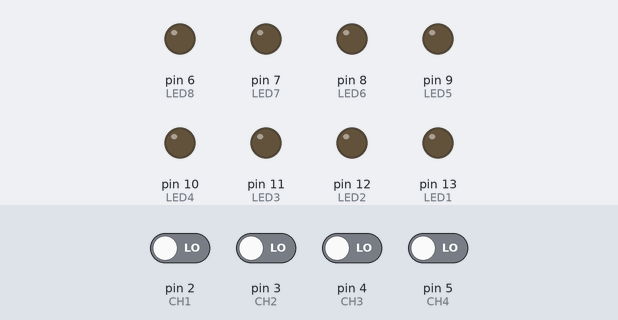
Recording of a sketch running on a simulated Arduino Uno, built with avr-gcc and run on an emulated ATmega328P. Parts: output pins drawn as LEDs (lit = HIGH). Inputs (shaded band) come from the test bench; at power-on: pin 2 (CH1), pin 3 (CH2), pin 4 (CH3), pin 5 (CH4) LOW.

Above: at 1.2 s.
1.3 s: pin 2 (CH1) driven HIGH
At 2.2 s:
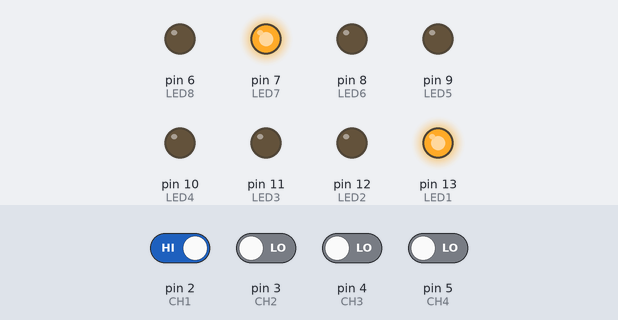
2.8 s: pin 3 (CH2) driven HIGH
At 3.3 s:
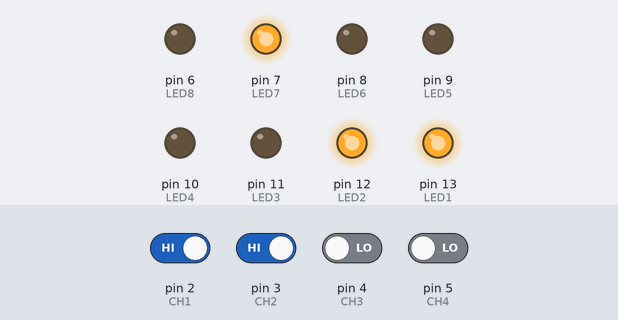
4.3 s: pin 4 (CH3) driven HIGH
At 5.5 s:
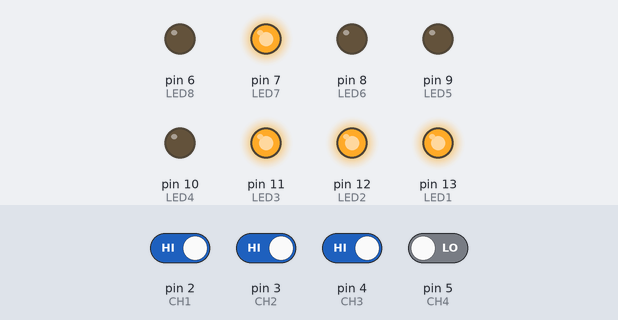
5.8 s: pin 5 (CH4) driven HIGH
At 6.8 s:
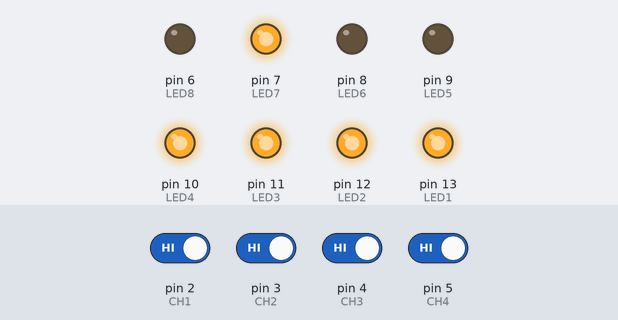
Timing chart, 0 to 8.3 s (numbered marks = the images above; inputs shaded):
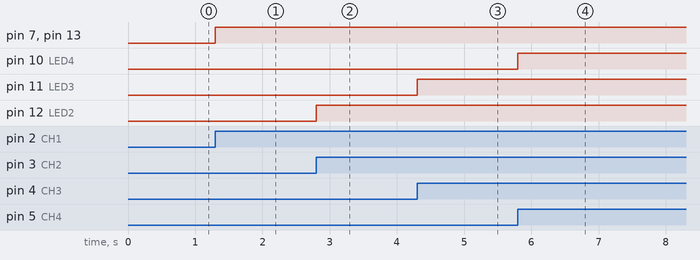

The sketch:

cameras.ino
```cpp
/* =========================================================================

      INSTITUTO FEDERAL DE EDUCAÇÃO, CIÊNCIA E TECNOLOGIA DE SERGIPE

                        COORDENADORIA DE ELETRÔNICA

 -------------------------------------------------------------------------

 Disciplina: Sistemas Programáveis

 Turma     : 4oELN-N / 2012-2

 Professor : Fábio Prudente

 Aluno(s)  : Felipe de Almeida Florencio


 -------------------------------------------------------------------------

 Projeto   : Controle para gravação de 4 cameras de vigilância

 Data      : 12/03/2013

 Descrição : Considere um sistema de vigilância para 4 ambientes, cada

             ambiente com 1 sensor de presença (SP) e 1 câmera (cam). Os

             sinais das 4 câmeras passarão por um multiplexador (MUX) de

             vídeo, que selecionará apenas 1 sinal para o gravador de vídeo

             (REC), de acordo com os sinais CH Selector (00 a 11). O

             gravador irá gravar o video em sua entrada, enquanto o sinal

             REC/~PAUSE = 1.


             A função do Sistema de Controle (Arduino) é gerar os sinais

             CH Selector e REC/~PAUSE, com a seguinte funcionalidade:

             - Se nenhuma cam estiver ativa, REC/~PAUSE = 0 (pausa)

             - Se pelo menos 1 cam estiver ativa, REC/~PAUSE = 1 (grava)

             - a cam[n] somente será ativa se o SP[n] = 1, e permanecerá

               ativa por mais 20 seg, após SP[n] = 0

             - a cada 1 seg, CH Selector selecionará uma, dentre as cam

               ativas, em sequência

                                      +---------+

             cam1 ------------------->|   MUX   |         +-----------+

             cam2 ------------------->|   de    |-------->| REC video |

             cam3 ------------------->|  video  | video   +-----------+

             cam4 ------------------->|         |               ^ REC/~PAUSE

                                      +---------+               |

                                          ^ ^ CH Selector       |

                     +-------------+      | |                   |

             SP1  -->|             |      | |                   |

             SP2  -->| Sistema de  |------+ |                   |

             SP3  -->|  Controle   |--------+                   |

             SP4  -->|  (Arduino)  |                            |

                     |             |----------------------------+

                     +-------------+

 Entradas  : CH1~CH4 (simulando SP1~SP4)

 Saídas    : LED1~LED4 - indica câmeras ativas

             LED5,LED6 - CH Selector

             LED7      - REC/~PAUSE

 ========================================================================= */

/* -------------------------------------------------------------------------

                 Definições Gerais de E/S para o Shield 01

 ------------------------------------------------------------------------- */

#define LED1  13 // Vermelho

#define LED2  12 // Amarelo

#define LED3  11 // Verde  - PWM

#define LED4  10 // Verde  - PWM

#define LED5   9 // Verde  - PWM

#define LED6   8 // Verde

#define LED7   7 // Verde

#define LED8   6 // Verde  - PWM

#define LED9   5 // = CH4  - PWM

#define LED10  4 // = CH3

#define LED11  3 // = CH2  - PWM

#define LED12  2 // = CH1

#define CH1    2 // = LED12

#define CH2    3 // = LED11

#define CH3    4 // = LED10

#define CH4    5 // = LED9

/* -------------------------------------------------------------------------

                             Entradas Analógicas

 ------------------------------------------------------------------------- */

#define POT    5 // (AN) Potenciômetro

#define LDR    4 // (AN) Sensor de Luminosidade

#define TMP    3 // (AN) Sensor de Temperatura LM-35

//------------------------------------------------------------------------------

#define camtime  20000   //tempo que a camera deve ficar ativada
#define CHtime   1000    //tempo de mudança do CHselector


void setup () {

pinMode (LED1, OUTPUT);

pinMode (LED2, OUTPUT);

pinMode (LED3, OUTPUT);

pinMode (LED4, OUTPUT);

pinMode (LED5, OUTPUT);

pinMode (LED6, OUTPUT);

pinMode (LED7, OUTPUT);

pinMode (LED8, OUTPUT);

pinMode (CH1 , INPUT ); // (CH1, INPUT) ou (LED12, OUTPUT)

pinMode (CH2 , INPUT ); // (CH2, INPUT) ou (LED11, OUTPUT)

pinMode (CH3 , INPUT ); // (CH3, INPUT) ou (LED10, OUTPUT)

pinMode (CH4 , INPUT ); // (CH4, INPUT) ou (LED9, OUTPUT)

}
/*----------------------------------------------------------------------------------------

Função para ativar o REC/~PAUSE

-------------------------------------------------------------------------------------------*/
void controleREC(boolean cameraativa[]){
  if (cameraativa[0]==1 || cameraativa[1]==1 || cameraativa[2]==1 || cameraativa[3]==1)
     digitalWrite(LED7, HIGH);
  else
    digitalWrite(LED7, LOW);
}

/*----------------------------------------------------------------------------------------

Função para acender os leds do CH Selector

-------------------------------------------------------------------------------------------*/

void acenderCH(byte c){
  if (c==1 || c==3)
    digitalWrite(LED6, HIGH);
  else
    digitalWrite(LED6, LOW);
  if (c==2 || c==3)
    digitalWrite(LED5, HIGH);
  else
    digitalWrite(LED5, LOW);
 }

 /*----------------------------------------------------------------------------------------

 Funçao para controlar o CH selector, de modo que ele alterne de acordo com a camera e com
 o tempo de 1s

-------------------------------------------------------------------------------------------*/

void controleCH(boolean cameraativa[]){
  static unsigned long time=millis()+CHtime;
  static byte estado=0;
  if(millis()-time>=CHtime){
  switch (estado){
    case 0:
        if ( cameraativa[0]==1){
          acenderCH(0);
          time=millis();
        }
        estado=1;
        break;
    case 1:
        if ( cameraativa[1]==1){
          acenderCH(1);
          time=millis();
        }
        estado=2;
        break;
    case 2:
        if (cameraativa[2]==1){
          acenderCH(2);
          time=millis();
        }
        estado=3;
        break;
    case 3 :
        if ( cameraativa[3]==1){
          acenderCH(3);
          time=millis();
        }
        estado=0;
        break;

  }}

  /*----------------------------------------------------------------------------------------

 Funçao para ativar a camera de acordo com o sensor e de acordo com o tempo de 20s

-------------------------------------------------------------------------------------------*/

}

void ativarCamera(boolean cameraativa[]){
  static unsigned long time[4] = {millis(), millis(), millis(), millis()};
  if (digitalRead(CH1)){
    digitalWrite(LED1, HIGH);
    cameraativa[0]=1; time[0]=millis(); }
  else {
    if (millis()-time[0]>=camtime){
      digitalWrite(LED1, LOW);
      cameraativa[0]=0;}}


  if (digitalRead(CH2)){
    digitalWrite(LED2, HIGH);
    cameraativa[1]=1; time[1]=millis();}
  else {
    if (millis()-time[1]>=camtime){
      digitalWrite(LED2, LOW);
      cameraativa[1]=0;}}


  if (digitalRead(CH3)){
    digitalWrite(LED3, HIGH);
    cameraativa[2]=1; time[2]=millis();}
  else {
    if (millis()-time[2]>=camtime){
      digitalWrite(LED3, LOW);
      cameraativa[2]=0;}}


  if (digitalRead(CH4)){
    digitalWrite(LED4, HIGH);
    cameraativa[3]=1; time[3]=millis();}
  else {
    if (millis()-time[3]>=camtime){
      digitalWrite(LED4, LOW);
      cameraativa[3]=0;}}

  //delay(50);
}

void loop () {
 static boolean cameraativa[4]= {0, 0, 0, 0};
 ativarCamera(cameraativa);
 controleCH(cameraativa);
 controleREC(cameraativa);


}
```

Measured:
- after the input at 1.3 s, pin 7 (LED7), pin 13 (LED1): LOW → HIGH at once
- after the input at 2.8 s, pin 12 (LED2): LOW → HIGH at once
- after the input at 4.3 s, pin 11 (LED3): LOW → HIGH at once
- after the input at 5.8 s, pin 10 (LED4): LOW → HIGH at once
